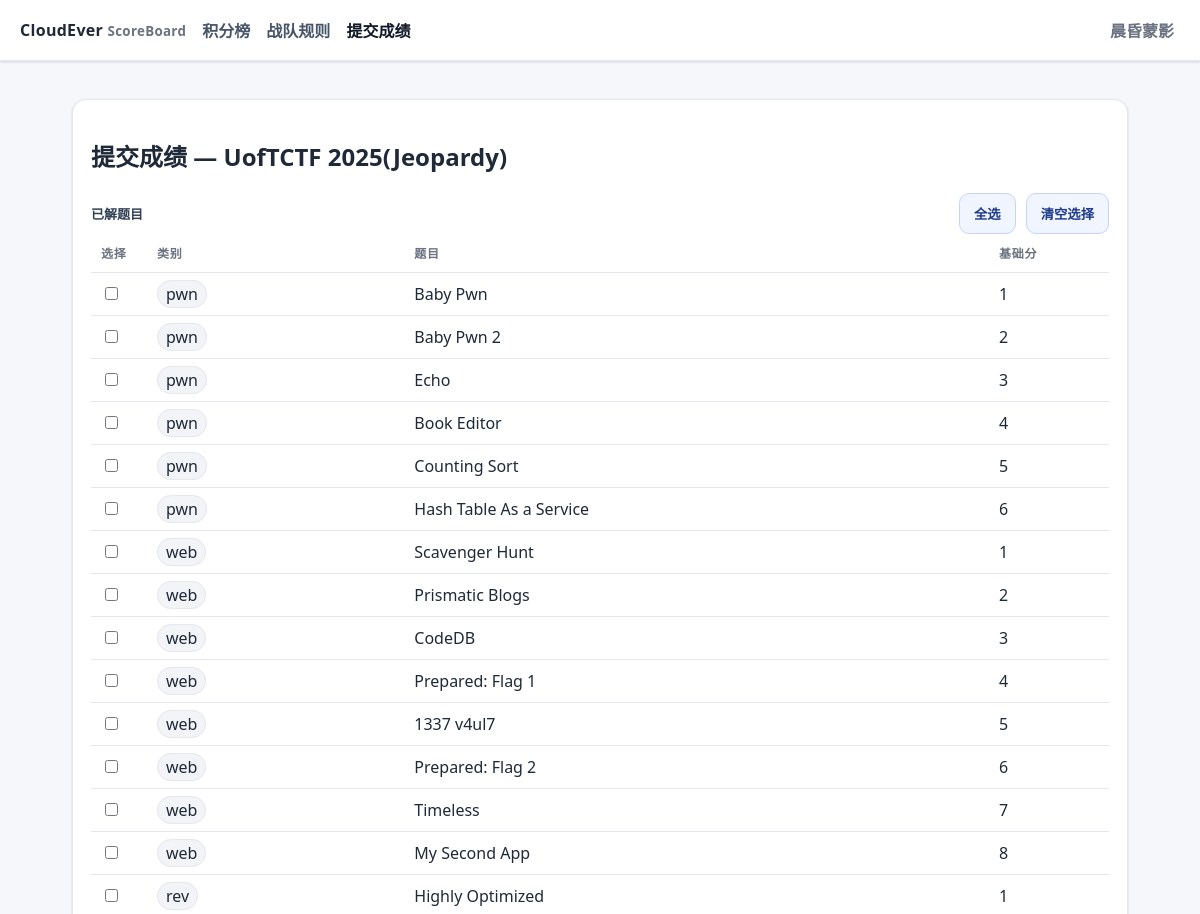
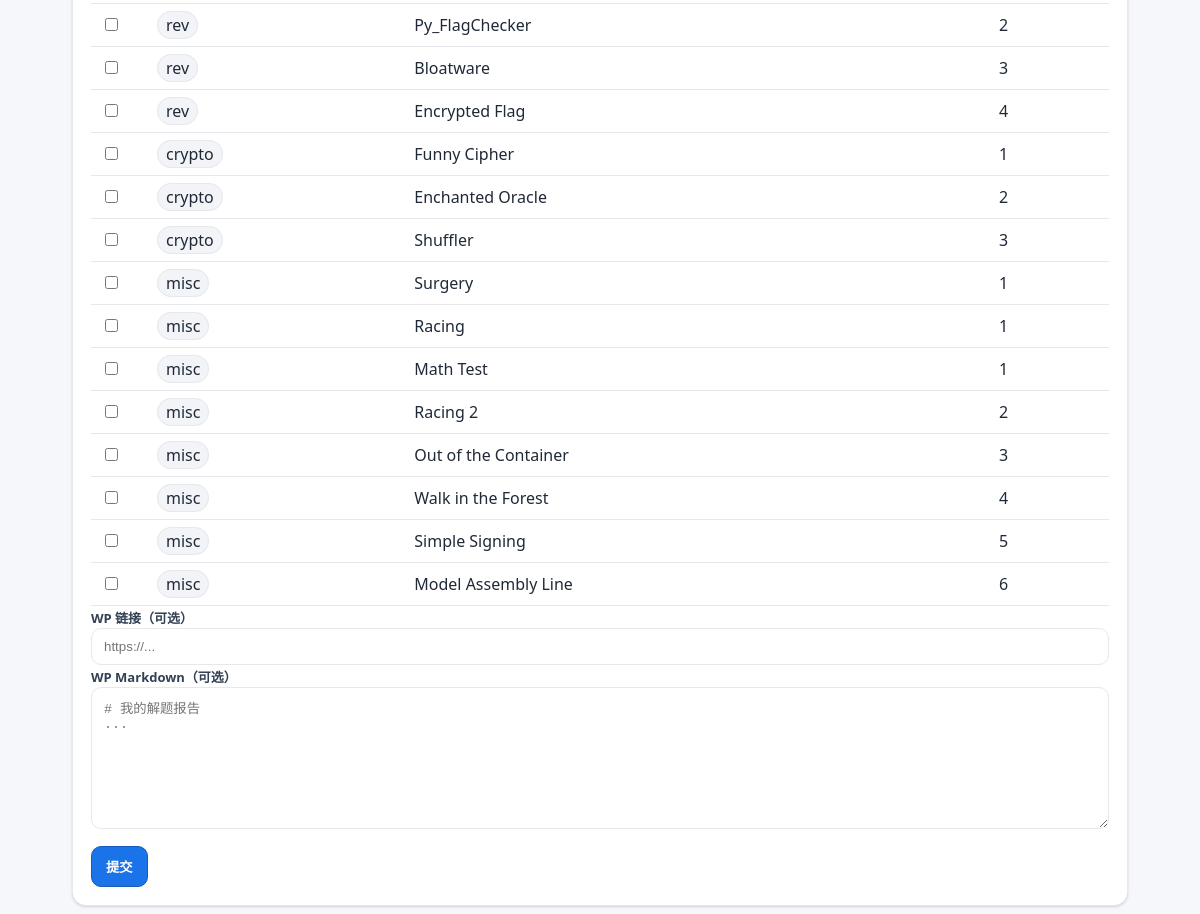
The page /submit/1 (signed in) on the database its author committed (2 pictures, top to bottom).
### ceboard/models.py (models this page shows)
class User(Base):
    __tablename__ = "users"
    id = Column(Integer, primary_key=True)
    username = Column(String, unique=True, nullable=False)
    password_hash = Column(String, nullable=False)
    role = Column(String, default="member")  # 'admin' | 'reviewer' | 'member'
    team_type = Column(String, default="sub")  # 'main' or 'sub'
    is_active = Column(Boolean, default=True)
    is_deleted = Column(Boolean, default=False)
    avatar_filename = Column(String, nullable=True)
    submissions = relationship("Submission", back_populates="user")

class Event(Base):
    __tablename__ = "events"
    id = Column(Integer, primary_key=True)
    name = Column(String, nullable=False)
    start_time = Column(DateTime(timezone=True))
    end_time = Column(DateTime(timezone=True))
    weight = Column(Float, default=1.0)
    is_reproduction = Column(Boolean, default=False)
    is_active = Column(Boolean, default=True)
    allow_wp_only = Column(Boolean, default=False)  # 允许仅提交WP，由管理员在审核时手动给分
    is_deleted = Column(Boolean, default=False)
    event_type_id = Column(Integer, ForeignKey("event_types.id"), nullable=True)
    challenges = relationship("Challenge", back_populates="event", cascade="all,delete")
    submissions = relationship("Submission", back_populates="event")
    event_type = relationship("EventType")

class Challenge(Base):
    __tablename__ = "challenges"
    id = Column(Integer, primary_key=True)
    event_id = Column(Integer, ForeignKey("events.id"), nullable=False)
    name = Column(String, nullable=False)
    category = Column(String, default="misc")
    base_score = Column(Integer, default=100)
    is_deleted = Column(Boolean, default=False)
    event = relationship("Event", back_populates="challenges")

### ceboard/routers/submit.py (the view)
@router.get("/submit/{event_id}", response_class=HTMLResponse)
def submit_event_page(event_id: int, request: Request, db = Depends(get_db), current_user = Depends(get_current_user)):
    require_login(current_user)
    event = db.get(Event, event_id)
    if not event or not event.is_active:
        raise HTTPException(404, "活动不存在或未启用")
    challenges = db.query(Challenge).filter(Challenge.event_id == event_id).all()
    return render_template("submit_event.html", title=f"提交 {event.name}", current_user=current_user, event=event, challenges=challenges)

### templates/submit_event.html (shortened to what this page needs)
{% extends 'base.html' %}
{% block content %}
<div class="card">
  <h2>提交成绩 — {{ event.name }}</h2>
  <form method="post">
    <div class="row" style="justify-content:space-between; align-items:center">
      <label>已解题目</label>
      <div class="row">
        <button class="btn secondary" type="button" id="btnCheckAll">全选</button>
        <button class="btn secondary" type="button" id="btnClearAll">清空选择</button>
      </div>
    </div>
    {% if challenges %}
      <table>
        <thead><tr><th style="width:56px">选择</th><th>类别</th><th>题目</th><th style="width:120px">基础分</th></tr></thead>
        <tbody>
        {% for ch in challenges %}
          {% set cbid = 'chk_' ~ ch.id %}
          <tr class="ch-row" data-target="{{ cbid }}" style="cursor:pointer">
            <td>
              <input id="{{ cbid }}" type="checkbox" name="ch_{{ ch.id }}" />
            </td>
            <td><span class="pill">{{ ch.category }}</span></td>
            <td>{{ ch.name }}</td>
            <td>{{ ch.base_score }}</td>
          </tr>
        {% endfor %}
        </tbody>
      </table>
    {% else %}
      <p class="muted">该活动尚未配置题目</p>
    {% endif %}
    <label style="margin-top:12px">WP 链接（可选）</label>
    <input name="wp_url" placeholder="https://..." />
    <label style="margin-top:12px">WP Markdown（可选）</label>
    <textarea name="wp_md" rows="8" placeholder="# 我的解题报告
..."></textarea>
    <div style="margin-top:12px"><button class="btn" type="submit">提交</button></div>
  </form>
</div>
{% endblock %}

### templates/base.html (shortened to what this page needs)
<!doctype html>
<html lang="zh-CN">
<head>
</head>
<body>
  <header>
    <div class="brand">CloudEver <small>ScoreBoard</small></div>
    <div class="nav">
  <a href="/">积分榜</a>
      <a href="/rules">战队规则</a>
      <a href="/submit">提交成绩</a>
    </div>
    <div style="margin-left:auto">
      {% if current_user %}
        <div class="user-menu" id="userMenu">
          <div class="user-trigger" id="userTrigger">
            <span class="muted" style="font-weight:600">{{ current_user.username }}</span>
          </div>
        </div>
      {% else %}
        <a class="btn secondary" href="/auth/login">登录</a>
        <a class="btn" style="margin-left:8px" href="/auth/register">注册</a>
      {% endif %}
    </div>
  </header>
  <div class="wrap">
    {% block content %}{% endblock %}
  </div>
</body>
</html>

### templates/base.html (style rules this page uses)
:root { --bg:#f6f7fb; --surface:#ffffff; --border:#e7e8ee; --text:#1f2937; --muted:#6b7280; --accent:#1a73e8; --accent-2:#185abc; --success:#16a34a; --warn:#e11d48; --shadow:0 1px 2px rgba(16,24,40,.06), 0 1px 3px rgba(16,24,40,.1); }
* { box-sizing:border-box }
html,body { height:100% }
body { font-family: ui-sans-serif, system-ui, -apple-system, Segoe UI, Roboto, 'Noto Sans SC', Arial; margin:0; color:var(--text); background:var(--bg); }
header { position:sticky; top:0; z-index:10; display:flex; align-items:center; gap:16px; padding:12px 20px; background:var(--surface); border-bottom:1px solid var(--border); box-shadow: var(--shadow); }
.brand { font-weight:800; letter-spacing:.3px }
.brand small { color:var(--muted); font-weight:600 }
.nav a { margin-right:12px; color:#475569; text-decoration:none; font-weight:600; padding:8px 0 }
.nav a.active { color:#111827 }
.wrap { max-width:1100px; margin:0 auto; padding:24px 22px }
.card { position:relative; margin:14px 0; padding:18px 18px; background:var(--surface); border:1px solid var(--border); border-radius:14px; box-shadow: var(--shadow); }
.row { display:flex; gap:10px; align-items:center; flex-wrap:wrap }
.muted { color:var(--muted) }
.pill { padding:2px 8px; border-radius:999px; border:1px solid var(--border); background:#f2f4f8 }
a { color:var(--accent); text-decoration:none }
.btn { display:inline-flex; align-items:center; justify-content:center; gap:8px; background:var(--accent); color:#fff; font-weight:700; border:1px solid var(--accent-2); padding:10px 14px; border-radius:10px; cursor:pointer }
.btn.secondary { background:#f1f5ff; color:#1e3a8a; border:1px solid #c7d2fe }
input,select,textarea { width:100%; padding:10px 12px; border-radius:10px; border:1px solid var(--border); background:#fff; color:var(--text) }
input[type=checkbox], input[type=radio] { width:auto }
label { font-weight:700; font-size:13px; color:#334155 }
table { width:100%; border-collapse:separate; border-spacing:0; background:#fff }
thead th { font-size:12px; text-transform:uppercase; letter-spacing:.06em; color:#6b7280 }
th,td { padding:10px 10px; border-bottom:1px solid var(--border); text-align:left }
.user-menu { position:relative }
.user-trigger { display:flex; align-items:center; gap:8px; padding:6px; border-radius:999px; cursor:pointer }

### rows shown on the page
User: username "晨昏蒙影"
Event: name "UofTCTF 2025(Jeopardy)"
Challenge: category "pwn", name "Baby Pwn", base_score "1"
Challenge: category "pwn", name "Baby Pwn 2", base_score "2"
Challenge: category "pwn", name "Echo", base_score "3"
Challenge: category "pwn", name "Book Editor", base_score "4"
Challenge: category "pwn", name "Counting Sort", base_score "5"
Challenge: category "pwn", name "Hash Table As a Service", base_score "6"
Challenge: category "web", name "Scavenger Hunt", base_score "1"
Challenge: category "web", name "Prismatic Blogs", base_score "2"
Challenge: category "web", name "CodeDB", base_score "3"
Challenge: category "web", name "Prepared: Flag 1", base_score "4"
Challenge: category "web", name "1337 v4ul7", base_score "5"
Challenge: category "web", name "Prepared: Flag 2", base_score "6"
Challenge: category "web", name "Timeless", base_score "7"
Challenge: category "web", name "My Second App", base_score "8"
Challenge: category "rev", name "Highly Optimized", base_score "1"
Challenge: category "rev", name "Py_FlagChecker", base_score "2"
Challenge: category "rev", name "Bloatware", base_score "3"
Challenge: category "rev", name "Encrypted Flag", base_score "4"
Challenge: category "crypto", name "Funny Cipher", base_score "1"
Challenge: category "crypto", name "Enchanted Oracle", base_score "2"
Challenge: category "crypto", name "Shuffler", base_score "3"
Challenge: category "misc", name "Surgery", base_score "1"
Challenge: category "misc", name "Racing", base_score "1"
Challenge: category "misc", name "Math Test", base_score "1"
Challenge: category "misc", name "Racing 2", base_score "2"
Challenge: category "misc", name "Out of the Container", base_score "3"
Challenge: category "misc", name "Walk in the Forest", base_score "4"
Challenge: category "misc", name "Simple Signing", base_score "5"
Challenge: category "misc", name "Model Assembly Line", base_score "6"
